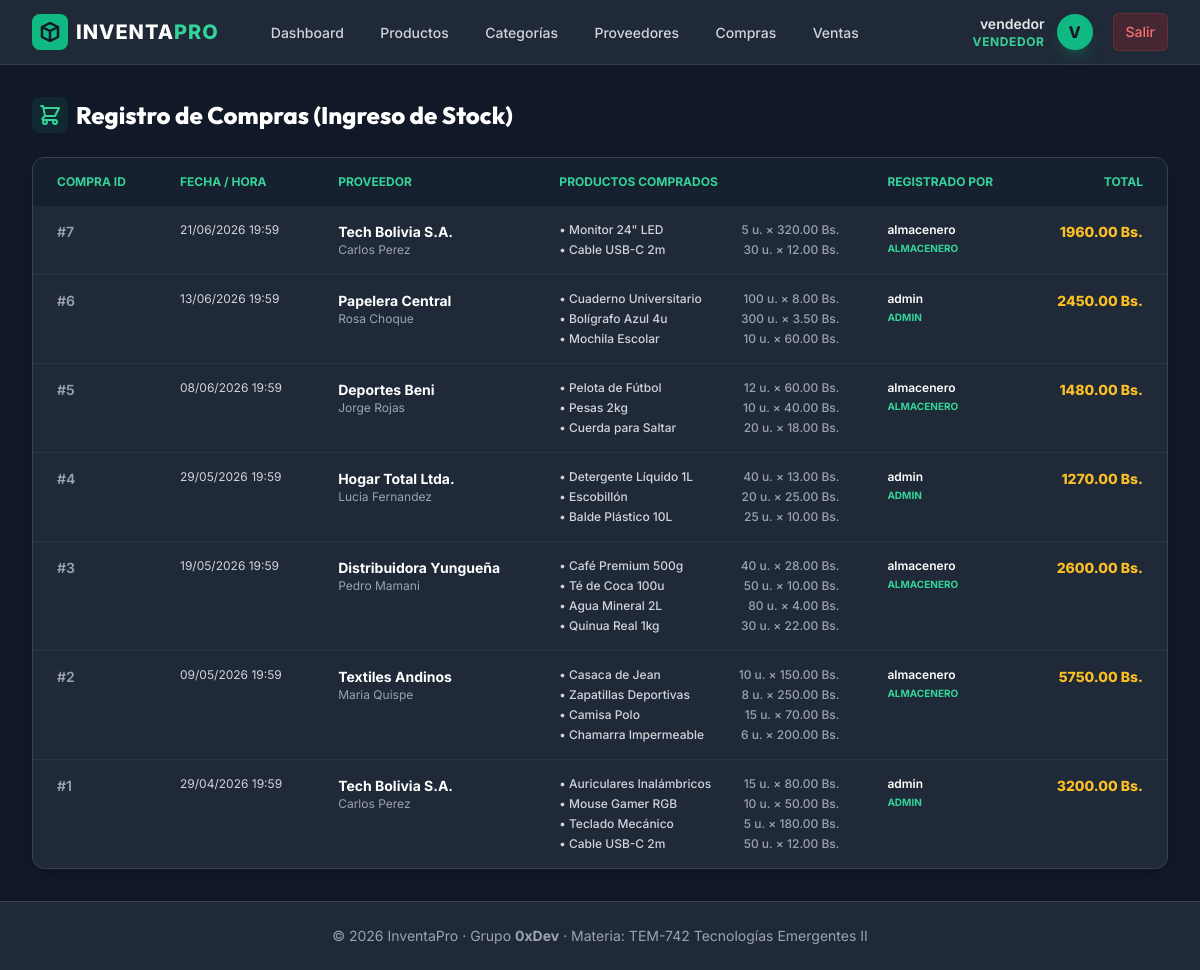
Before: /compras/ (signed in) with the older database file.
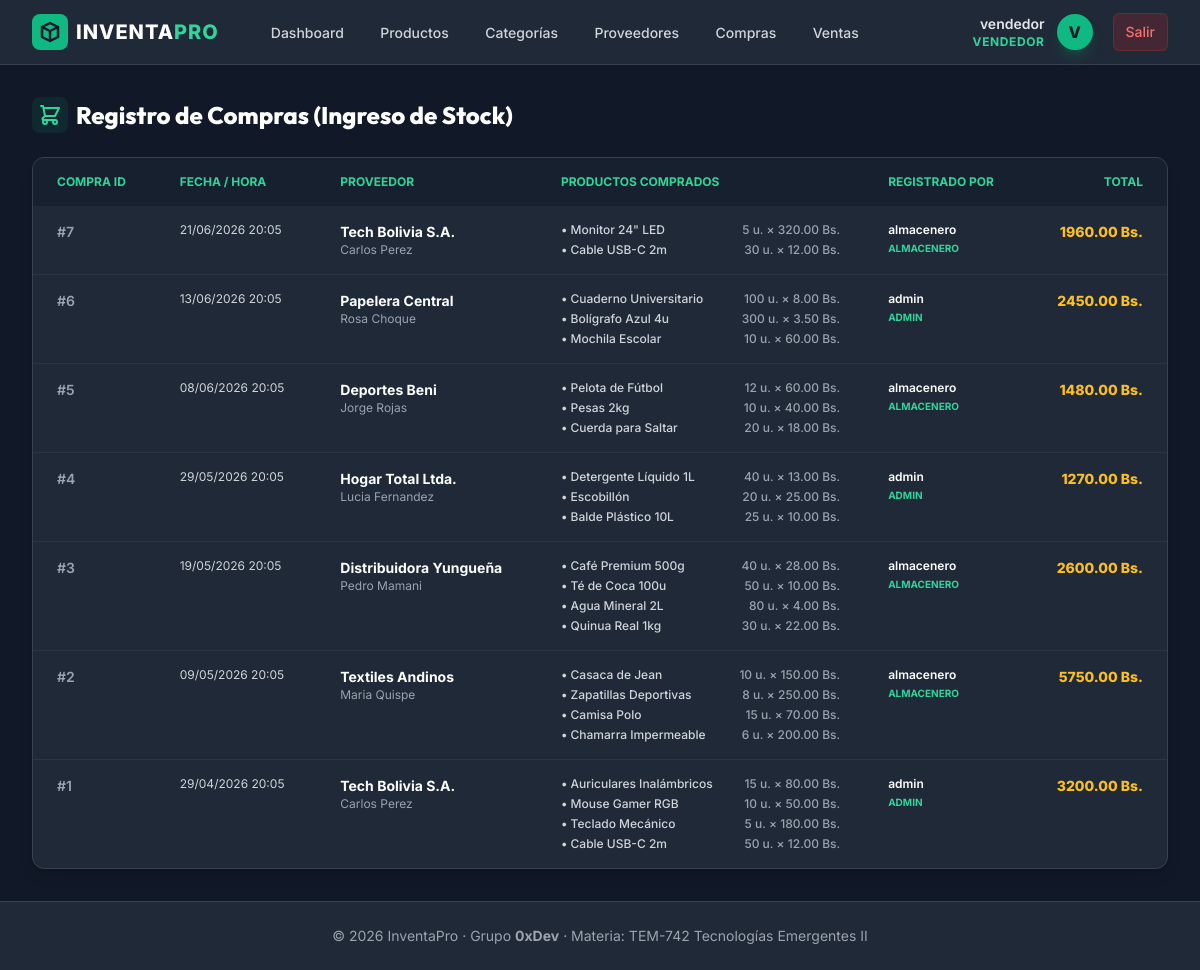
After: the same page with the newer database file.
### apps/Compras/models.py (models this page shows, shortened)
class Compra(db.Model):
    __tablename__ = "compras"
    id = db.Column(db.Integer, primary_key=True)
    fecha = db.Column(db.DateTime, default=datetime.utcnow, nullable=False)
    total = db.Column(db.Float, default=0.0)
    proveedor_id = db.Column(
        db.Integer, db.ForeignKey("proveedores.id"), nullable=False
    )
    user_id = db.Column(db.Integer, db.ForeignKey("users.id"), nullable=False)
    proveedor = db.relationship("Proveedor", back_populates="compras")
    usuario = db.relationship("User")
    items = db.relationship(
        "CompraItem", back_populates="compra", cascade="all, delete-orphan"
    )

### apps/Proveedores/models.py (models this page shows, shortened)
class Proveedor(db.Model):
    __tablename__ = "proveedores"
    id = db.Column(db.Integer, primary_key=True)
    empresa = db.Column(db.String(150), nullable=False)
    contacto = db.Column(db.String(100))
    telefono = db.Column(db.String(20))
    email = db.Column(db.String(150))
    compras = db.relationship("Compra", back_populates="proveedor")

### apps/models.py (models this page shows, shortened)
class User(db.Model, UserMixin):
    __tablename__ = "users"
    id = db.Column(db.Integer, primary_key=True)
    username = db.Column(db.String(100), unique=True, nullable=False)
    email = db.Column(db.String(150), unique=True, nullable=False)
    password = db.Column(db.String(255), nullable=False)
    role = db.Column(db.String(20), default="vendedor")  # admin | almacenero | vendedor
    is_active_user = db.Column(db.Boolean, default=True)

### apps/Compras/routes.py (the view)
@bp_compras.route("/")
@login_required
def listar():
    items = Compra.query.order_by(Compra.fecha.desc()).all()
    return render_template("compras/listar.html", items=items)

### apps/Compras/templates/compras/listar.html (shortened to what this page needs)
{% extends "base.html" %}
{% block content %}
<div class="space-y-6">
    <div class="flex justify-between items-center">
        <h2 class="text-2xl font-extrabold text-white flex items-center gap-2">
            <span class="p-1.5 bg-brand-500/10 text-brand-400 rounded-lg">
                <svg class="w-6 h-6" fill="none" stroke="currentColor" viewBox="0 0 24 24"><path stroke-linecap="round" stroke-linejoin="round" stroke-width="2" d="M3 3h2l.4 2M7 13h10l4-8H5.4M7 13L5.4 5M7 13l-2.293 2.293c-.63.63-.184 1.707.707 1.707H17m0 0a2 2 0 100 4 2 2 0 000-4zm-8 2a2 2 0 11-4 0 2 2 0 014 0z"></path></svg>
            </span>
            Registro de Compras (Ingreso de Stock)
        </h2>
    </div>
    <div class="bg-gray-800 rounded-xl border border-gray-700 overflow-hidden shadow-lg">
        <table class="w-full text-sm text-gray-300">
            <thead class="bg-gray-900/50 text-brand-400 uppercase text-xs">
                <tr>
                    <th class="px-6 py-4 text-left font-bold">Compra ID</th>
                    <th class="px-6 py-4 text-left font-bold">Fecha / Hora</th>
                    <th class="px-6 py-4 text-left font-bold">Proveedor</th>
                    <th class="px-6 py-4 text-left font-bold">Productos Comprados</th>
                    <th class="px-6 py-4 text-left font-bold">Registrado Por</th>
                    <th class="px-6 py-4 text-right font-bold">Total</th>
                </tr>
            </thead>
            <tbody class="divide-y divide-gray-700/50">
                {% for item in items %}
                <tr class="hover:bg-gray-750/30 transition align-top">
                    <td class="px-6 py-4 whitespace-nowrap text-gray-400 font-semibold">#{{ item.id }}</td>
                    <td class="px-6 py-4 whitespace-nowrap text-xs text-gray-350">{{ item.fecha.strftime('%d/%m/%Y %H:%M') }}</td>
                    <td class="px-6 py-4 whitespace-nowrap">
                        <div class="font-bold text-white">{{ item.proveedor.empresa }}</div>
                        <div class="text-xs text-gray-400">{{ item.proveedor.contacto }}</div>
                    </td>
                    <td class="px-6 py-4">
                        <div class="space-y-1">
                            {% for item_p in item.items %}
                            <div class="text-xs font-medium text-gray-300 flex items-center justify-between gap-4">
                                <span>• {{ item_p.producto.nombre }}</span>
                                <span class="text-gray-400 whitespace-nowrap">{{ item_p.cantidad }} u. &times; {{ "%.2f"|format(item_p.precio_unitario) }} Bs.</span>
                            </div>
                            {% endfor %}
                        </div>
                    </td>
                    <td class="px-6 py-4 whitespace-nowrap">
                        <div class="text-white text-xs font-semibold">{{ item.usuario.username }}</div>
                        <div class="text-brand-400 text-[10px] uppercase font-bold">{{ item.usuario.role }}</div>
                    </td>
                    <td class="px-6 py-4 whitespace-nowrap text-right font-extrabold text-amber-400">
                        {{ "%.2f"|format(item.total) }} Bs.
                    </td>
                </tr>
                {% endfor %}
            </tbody>
        </table>
    </div>
</div>
{% endblock %}

Changed rows visible on the page:
changed Compra id 7: fecha "21/06/2026 19:59" → "21/06/2026 20:05"
changed Compra "Papelera Central": fecha "13/06/2026 19:59" → "13/06/2026 20:05"
changed Compra "Deportes Beni": fecha "08/06/2026 19:59" → "08/06/2026 20:05"
changed Compra "Hogar Total Ltda.": fecha "29/05/2026 19:59" → "29/05/2026 20:05"
changed Compra "Distribuidora Yungueña": fecha "19/05/2026 19:59" → "19/05/2026 20:05"
changed Compra "Textiles Andinos": fecha "09/05/2026 19:59" → "09/05/2026 20:05"
changed Compra id 1: fecha "29/04/2026 19:59" → "29/04/2026 20:05"
